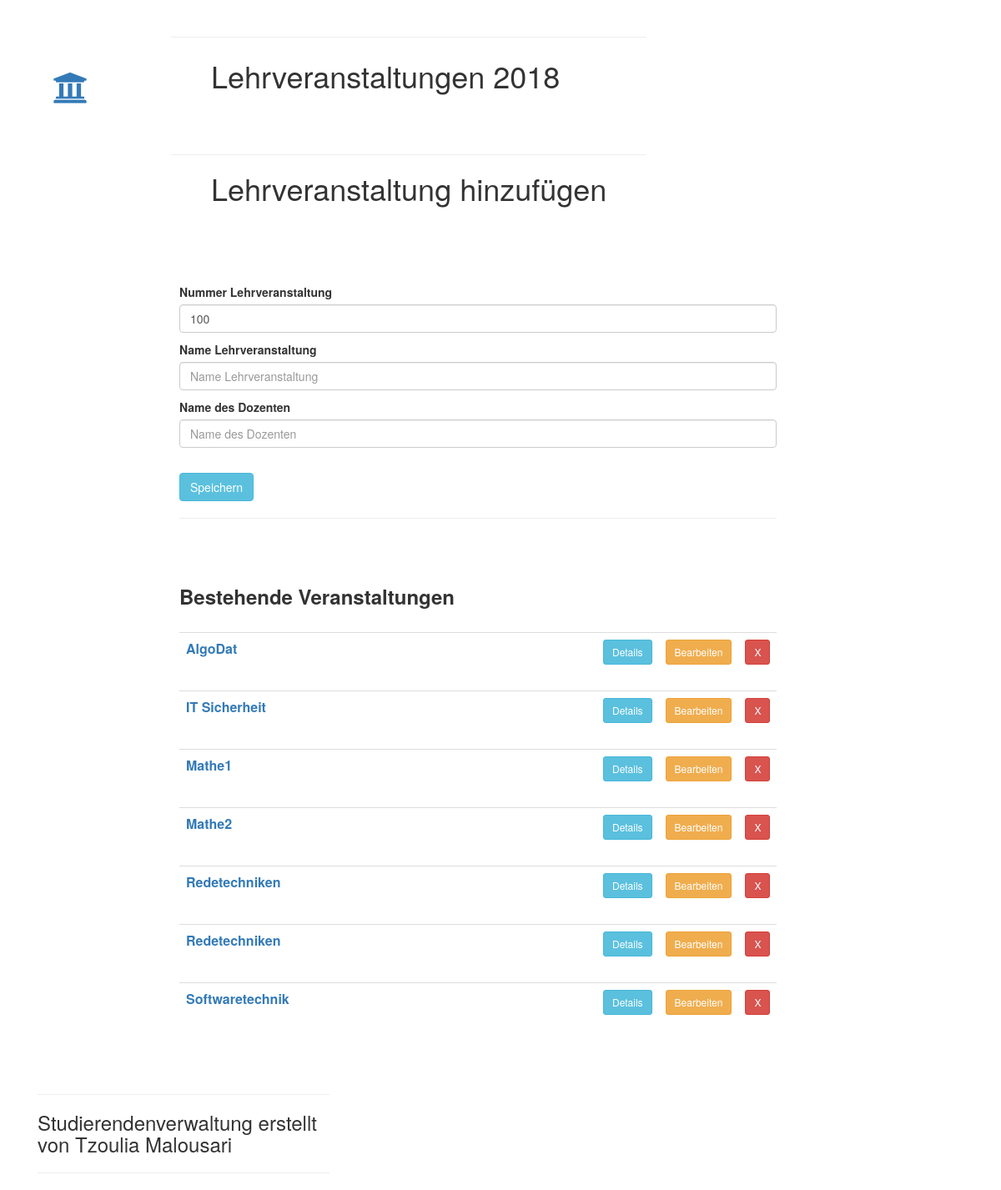
/belegungen/module/List/, run on an earlier commit of the app's database.
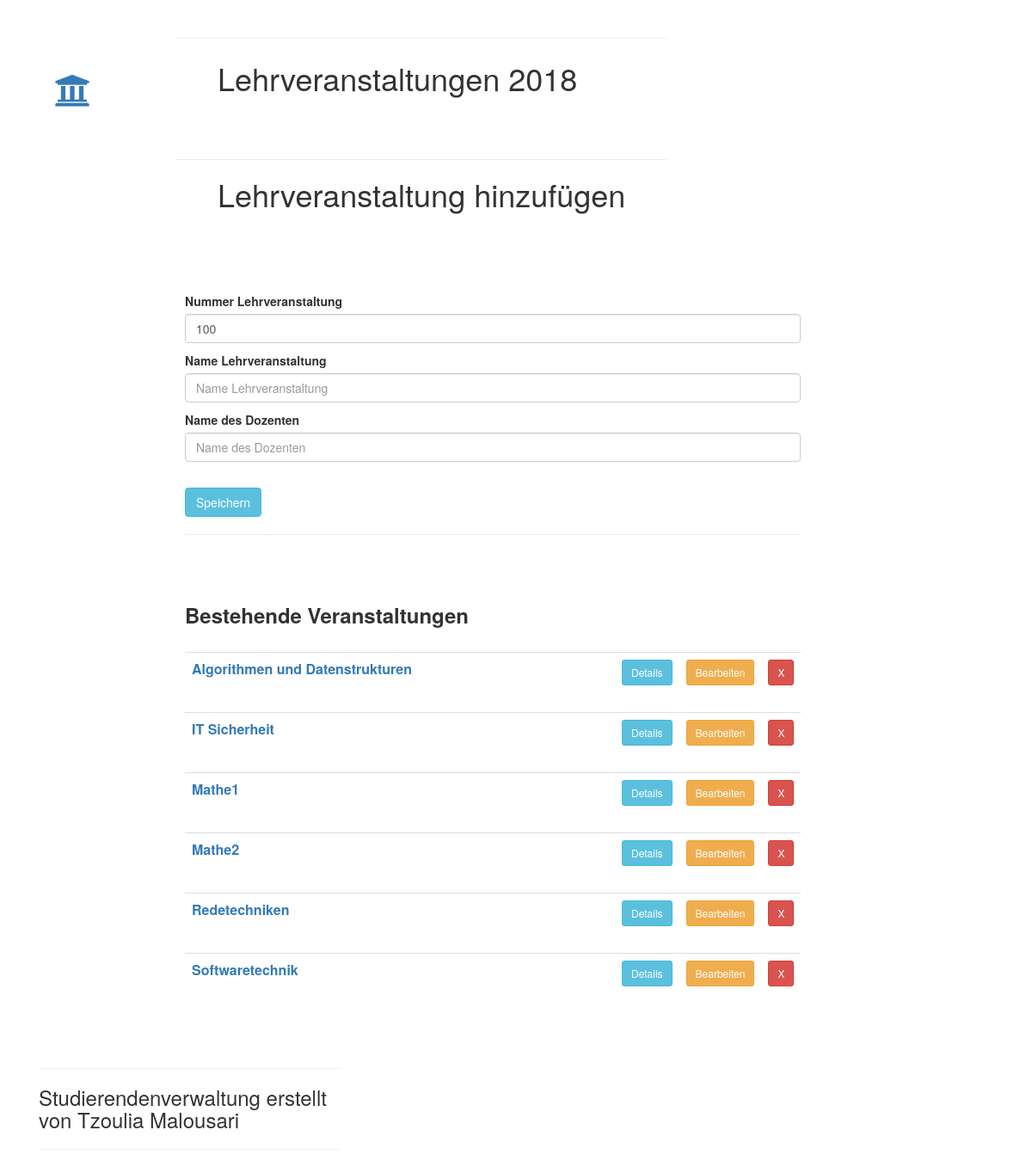
And on a later commit of the database.
### belegungen/models.py (models this page shows, shortened)
class Lehrveranstaltung(models.Model):
    lv_nr = models.IntegerField(default=100)
    lv_name = models.CharField(max_length=200)
    doz_name = models.CharField(max_length=150)
    stud = models.ManyToManyField(Student)
    objects = models.Manager()

### belegungen/views.py (the view)
# urls.py: path('module/List/', views.modul_verwalten, name='modulList'),
def modul_verwalten(request, pk=None):
    lehrveranstaltungen = Lehrveranstaltung.objects.order_by('lv_name')
    if pk == None:
        lv = Lehrveranstaltung()
        page_title = 'Lehrveranstaltung hinzufügen'
    else:
        lv = get_object_or_404(Lehrveranstaltung, pk=pk)
        page_title = 'Lehrveranstaltung bearbeiten'
    if request.method == 'POST':
        form = ModulwahlForm(request.POST, instance=lv)
        if form.is_valid():
            form.save()
            messages.success(request, 'Gespeichert')
            return HttpResponseRedirect(reverse('belegungen:index'))
        else:
            messages.error(request, 'Es ist ein Fehler aufgetaucht!')
    else:
        form = ModulwahlForm(instance=lv)
    return render(request, 'belegungen/modul_verwalten.html', {'page_title': page_title, 'form': form, 'lv': lehrveranstaltungen})

### belegungen/forms.py
class ModulwahlForm(ModelForm):
    class Meta:
        model = Lehrveranstaltung
        labels = {
            'lv_nr': 'Nummer Lehrveranstaltung',
            'lv_name': 'Name Lehrveranstaltung',
            'doz_name': 'Name des Dozenten',
        }
        fields = ['lv_nr', 'lv_name', 'doz_name']

### belegungen/templates/belegungen/modul_verwalten.html (shortened to what this page needs)
{%  extends 'belegungen/base.html' %}
{% load bootstrap3 %}
{% block main_content %}
        <br>
    <form action="" enctype="multipart/form-data" method="POST">
        {% bootstrap_form form  %}
        <br>
        <button type="submit" class="btn btn-info">
            Speichern
        </button>
    </form>
    <hr>
    <br>
    <br>
    <h3><b>Bestehende Veranstaltungen</b></h3>
    <br>
        <ul class="list-group">
            {% for l in lv %}
                <li class="list-group-item" style="height: 70px; border: none; margin: 0 auto; padding: 0">
                    <table class="table table-sm">
                        <th style="width: 500px">
                            <a href = "{% url "belegungen:modul_detail" l.id  %}" style="font-size: 2vh">
                                {{ l.lv_name }}
                            </a>
                        </th>
                        <th>
                            <a href = "{% url "belegungen:modul_detail" l.id  %}" class="btn btn-info btn-sm">
                                Details
                            </a>
                        </th>
                        <th>
                            <a href = "{% url "belegungen:modulEdit" pk=l.id  %}"  class="btn btn-warning btn-sm">
                                Bearbeiten
                            </a>
                        </th>
                        <th>
                            <a href = "{% url "belegungen:modulDelete" pk=l.id  %}" class="btn btn-danger btn-sm">
                                X
                            </a>
                        </th>
                    </table>
                </li>
            {% endfor %}
        </ul>
{% endblock %}

What changed in the data, as far as the page shows it:
removed Lehrveranstaltung: lv_name "AlgoDat"
removed Lehrveranstaltung: lv_name "Redetechniken"
added Lehrveranstaltung: lv_name "Algorithmen und Datenstrukturen"
